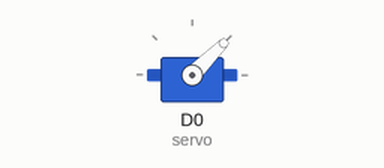
The sketch below on a simulated ESP8266 (NodeMCU). Parts: servo.

Above: at 0.87 s.
At 5.0 s:
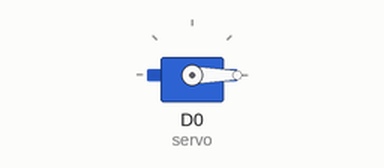
At 20.87 s:
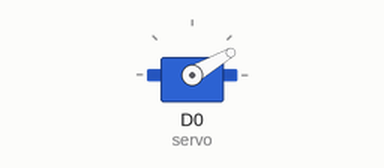
At 31.3 s:
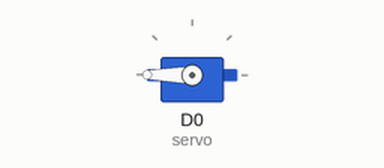
Timing chart, 0 to 40.0 s (numbered marks = the images above):
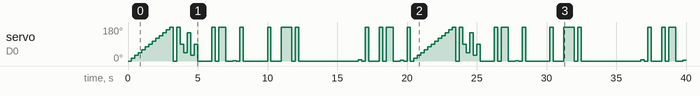

The sketch:

servo.ino
```cpp
#include <Servo.h>

Servo servo;

int servoPositions[] = {0, 15, 30, 45, 60, 75, 90, 105, 120, 135, 150, 165, 180, 0, 180, 90, 45, 150, 30, 90};

void setup() {
  servo.attach(D0);
}

void loop() {
  for (int i = 0; i <= sizeof(servoPositions); i += 1) {
    servo.write(servoPositions[i]);
    delay(250);
  }
}
```

Measured:
- by itself, servo on D0 (servo): 0° → 15° at 0.25 s, → 30° 0.25 s later, → 45° 0.25 s later, → 60° 0.25 s later, … (89 changes in this stretch)
